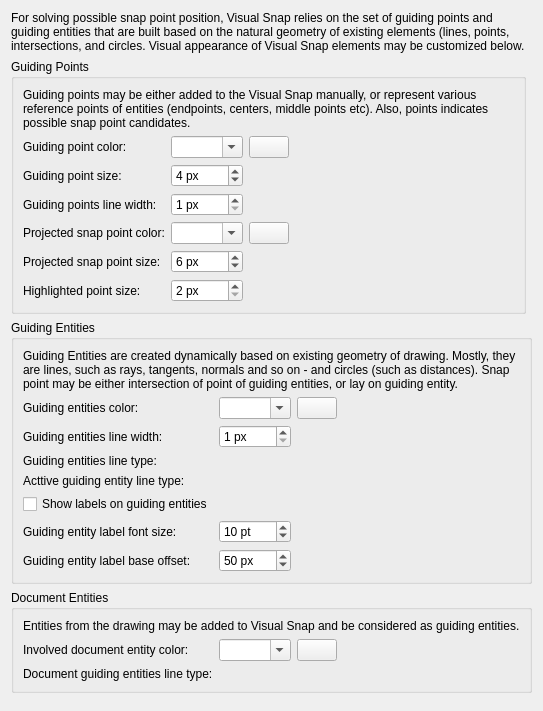
<?xml version="1.0" encoding="UTF-8"?>
<ui version="4.0">
 <class>LC_SettingsPageSnapVisualAppearance</class>
 <widget class="QWidget" name="LC_SettingsPageSnapVisualAppearance">
  <property name="geometry">
   <rect>
    <x>0</x>
    <y>0</y>
    <width>533</width>
    <height>711</height>
   </rect>
  </property>
  <layout class="QGridLayout" name="gridLayout_2">
   <item row="5" column="0">
    <spacer name="verticalSpacer">
     <property name="orientation">
      <enum>Qt::Orientation::Vertical</enum>
     </property>
     <property name="sizeHint" stdset="0">
      <size>
       <width>0</width>
       <height>0</height>
      </size>
     </property>
    </spacer>
   </item>
   <item row="4" column="0" colspan="2">
    <widget class="QGroupBox" name="groupBox_3">
     <property name="title">
      <string>Document Entities</string>
     </property>
     <layout class="QGridLayout" name="gridLayout_5">
      <item row="2" column="1">
       <widget class="QG_LineTypeBox" name="wDocGuidingEntityLineType" native="true">
        <property name="toolTip">
         <string>Document Guiding Entities Line Type

Line type for document entities that are part of Visual Snap</string>
        </property>
       </widget>
      </item>
      <item row="1" column="1">
       <widget class="QComboBox" name="cbColorVisualSnapDocumentEntity">
        <property name="toolTip">
         <string>Document Entity Color

Color of document entities, explicitly added to Visual Snap.</string>
        </property>
        <property name="editable">
         <bool>true</bool>
        </property>
       </widget>
      </item>
      <item row="1" column="2">
       <widget class="LC_ColorButton" name="pbVisualSnapDocEntitiesColor">
        <property name="toolTip">
         <string>Document Entity

Click to select color.</string>
        </property>
       </widget>
      </item>
      <item row="1" column="3">
       <spacer name="horizontalSpacer_3">
        <property name="orientation">
         <enum>Qt::Orientation::Horizontal</enum>
        </property>
        <property name="sizeHint" stdset="0">
         <size>
          <width>40</width>
          <height>20</height>
         </size>
        </property>
       </spacer>
      </item>
      <item row="1" column="0">
       <widget class="QLabel" name="label_58">
        <property name="text">
         <string>Involved document entity color:</string>
        </property>
        <property name="buddy">
         <cstring>cbColorVisualSnapDocumentEntity</cstring>
        </property>
       </widget>
      </item>
      <item row="2" column="0">
       <widget class="QLabel" name="label_5">
        <property name="text">
         <string>Document guiding entities line type:</string>
        </property>
       </widget>
      </item>
      <item row="0" column="0" colspan="4">
       <widget class="QLabel" name="label_7">
        <property name="text">
         <string>Entities from the drawing may be added to Visual Snap and be considered as guiding entities.</string>
        </property>
       </widget>
      </item>
     </layout>
    </widget>
   </item>
   <item row="0" column="0" colspan="2">
    <widget class="QLabel" name="label">
     <property name="text">
      <string>For solving possible snap point position, Visual Snap relies on the set of guiding points and guiding entities that are built based on the natural geometry of existing elements (lines, points, intersections, and circles. Visual appearance of Visual Snap elements may be customized below.</string>
     </property>
     <property name="wordWrap">
      <bool>true</bool>
     </property>
    </widget>
   </item>
   <item row="2" column="0" colspan="2">
    <widget class="QGroupBox" name="groupBox">
     <property name="title">
      <string>Guiding Entities</string>
     </property>
     <layout class="QGridLayout" name="gridLayout_3">
      <item row="3" column="1">
       <widget class="QG_LineTypeBox" name="wGuidingEntityLineType" native="true">
        <property name="toolTip">
         <string>Guiding Entities Line Type

Line type for guiding entities that are part of Visual Snap</string>
        </property>
       </widget>
      </item>
      <item row="4" column="0">
       <widget class="QLabel" name="label_5">
        <property name="text">
         <string>Acttive guiding entity line type:</string>
        </property>
        <property name="buddy">
         <cstring>wActiveGuidingEntityLineType</cstring>
        </property>
       </widget>
      </item>
      <item row="4" column="1">
       <widget class="QG_LineTypeBox" name="wActiveGuidingEntityLineType" native="true">
        <property name="toolTip">
         <string>Active Guiding Entities Line Type

Line type for active guiding line that are part of Visual Snap</string>
        </property>
       </widget>
      </item>
      <item row="3" column="0">
       <widget class="QLabel" name="label_5">
        <property name="text">
         <string>Guiding entities line type:</string>
        </property>
       </widget>
      </item>
      <item row="1" column="2">
       <widget class="LC_ColorButton" name="pbVisualSnapGuideEntitiesColor">
        <property name="toolTip">
         <string>Guiding Entities

Click to select color.</string>
        </property>
       </widget>
      </item>
      <item row="6" column="0">
       <widget class="QLabel" name="label_65">
        <property name="text">
         <string>Guiding entity label font size:</string>
        </property>
        <property name="buddy">
         <cstring>sbVisualSnapGuidingLabelsFontSize</cstring>
        </property>
       </widget>
      </item>
      <item row="1" column="1">
       <widget class="QComboBox" name="cbColorVisualSnapGuideEntities">
        <property name="toolTip">
         <string>Guiding Entities Color

Color for guiding entities used in Visual Snap.</string>
        </property>
        <property name="editable">
         <bool>true</bool>
        </property>
       </widget>
      </item>
      <item row="2" column="0">
       <widget class="QLabel" name="label_2">
        <property name="text">
         <string>Guiding entities line width:</string>
        </property>
       </widget>
      </item>
      <item row="5" column="0">
       <widget class="QCheckBox" name="cbVSShowLabelsOnGuides">
        <property name="toolTip">
         <string>Show Guiding Entities Labels

If enabled, labels for visual snap guiding entities will be snown.
Otherwise - no labels.</string>
        </property>
        <property name="text">
         <string>Show labels on guiding entities</string>
        </property>
       </widget>
      </item>
      <item row="7" column="0">
       <widget class="QLabel" name="label_66">
        <property name="text">
         <string>Guiding entity label base offset:</string>
        </property>
        <property name="buddy">
         <cstring>sbVSGuidingEntityLabelOffset</cstring>
        </property>
       </widget>
      </item>
      <item row="6" column="1">
       <widget class="QSpinBox" name="sbVisualSnapGuidingLabelsFontSize">
        <property name="toolTip">
         <string>Labels Font Size

Size of font, in points, used for displaying labels for guiding entities.</string>
        </property>
        <property name="suffix">
         <string> pt</string>
        </property>
        <property name="minimum">
         <number>4</number>
        </property>
        <property name="maximum">
         <number>24</number>
        </property>
        <property name="value">
         <number>10</number>
        </property>
       </widget>
      </item>
      <item row="2" column="1">
       <widget class="QSpinBox" name="sbGuidingEntitiesLineWidth">
        <property name="toolTip">
         <string>Guiding Entities Line Width

Defines screen width for guiding entities (in pixels).</string>
        </property>
        <property name="suffix">
         <string> px</string>
        </property>
        <property name="minimum">
         <number>1</number>
        </property>
        <property name="maximum">
         <number>6</number>
        </property>
       </widget>
      </item>
      <item row="1" column="0">
       <widget class="QLabel" name="label_43">
        <property name="text">
         <string>Guiding entities color:</string>
        </property>
        <property name="buddy">
         <cstring>cbColorVisualSnapGuideEntities</cstring>
        </property>
       </widget>
      </item>
      <item row="1" column="3">
       <spacer name="horizontalSpacer">
        <property name="orientation">
         <enum>Qt::Orientation::Horizontal</enum>
        </property>
        <property name="sizeHint" stdset="0">
         <size>
          <width>0</width>
          <height>0</height>
         </size>
        </property>
       </spacer>
      </item>
      <item row="7" column="1">
       <widget class="QSpinBox" name="sbVSGuidingEntityLabelOffset">
        <property name="toolTip">
         <string>Labels Offset

Offset of the guiding label from projected snap point, in pixels.</string>
        </property>
        <property name="suffix">
         <string> px</string>
        </property>
        <property name="maximum">
         <number>200</number>
        </property>
        <property name="value">
         <number>50</number>
        </property>
       </widget>
      </item>
      <item row="0" column="0" colspan="4">
       <widget class="QLabel" name="label_4">
        <property name="text">
         <string>Guiding Entities are created dynamically based on existing geometry of drawing. Mostly, they are lines, such as rays, tangents, normals and so on - and circles (such as distances). Snap point may be either intersection of point of guiding entities, or lay on guiding entity.</string>
        </property>
        <property name="wordWrap">
         <bool>true</bool>
        </property>
       </widget>
      </item>
     </layout>
    </widget>
   </item>
   <item row="1" column="0">
    <widget class="QGroupBox" name="groupBox_2">
     <property name="title">
      <string>Guiding Points</string>
     </property>
     <layout class="QGridLayout" name="gridLayout_4">
      <item row="4" column="0">
       <widget class="QLabel" name="label_57">
        <property name="text">
         <string>Projected snap point color:</string>
        </property>
        <property name="buddy">
         <cstring>cbColorVisualSnapProjectedSnap</cstring>
        </property>
       </widget>
      </item>
      <item row="3" column="0">
       <widget class="QLabel" name="label_6">
        <property name="text">
         <string>Guiding points line width:</string>
        </property>
        <property name="buddy">
         <cstring>sbGuidingPointsLIneWidth</cstring>
        </property>
       </widget>
      </item>
      <item row="5" column="1">
       <widget class="QSpinBox" name="sbVisualSnapProjectedSnapSize">
        <property name="toolTip">
         <string>Projected Snap Point

Size of marker for projected snap point (like intersection), in pixels.</string>
        </property>
        <property name="suffix">
         <string> px</string>
        </property>
        <property name="minimum">
         <number>2</number>
        </property>
        <property name="maximum">
         <number>24</number>
        </property>
        <property name="value">
         <number>6</number>
        </property>
       </widget>
      </item>
      <item row="3" column="1">
       <widget class="QSpinBox" name="sbGuidingPointsLIneWidth">
        <property name="toolTip">
         <string>Guiding Points Line Width

Screen width (in pixels) for guiding points that are part of Visual Snap solution.</string>
        </property>
        <property name="suffix">
         <string> px</string>
        </property>
        <property name="minimum">
         <number>1</number>
        </property>
        <property name="maximum">
         <number>6</number>
        </property>
       </widget>
      </item>
      <item row="3" column="3">
       <spacer name="horizontalSpacer_2">
        <property name="orientation">
         <enum>Qt::Orientation::Horizontal</enum>
        </property>
        <property name="sizeHint" stdset="0">
         <size>
          <width>40</width>
          <height>20</height>
         </size>
        </property>
       </spacer>
      </item>
      <item row="1" column="0">
       <widget class="QLabel" name="label_44">
        <property name="text">
         <string>Guiding point color:</string>
        </property>
        <property name="buddy">
         <cstring>cbColorVisualSnapVertexes</cstring>
        </property>
       </widget>
      </item>
      <item row="6" column="1">
       <widget class="QSpinBox" name="sbVisualSnapHighlightedVertexSize">
        <property name="toolTip">
         <string>Higlighted Guiding Point

Size of the marker used to draw guiding point
that is added to visual snap system.</string>
        </property>
        <property name="suffix">
         <string> px</string>
        </property>
        <property name="minimum">
         <number>2</number>
        </property>
        <property name="maximum">
         <number>24</number>
        </property>
       </widget>
      </item>
      <item row="4" column="1">
       <widget class="QComboBox" name="cbColorVisualSnapProjectedSnap">
        <property name="toolTip">
         <string>Projected Snap Point

Color of possible projected snap point.</string>
        </property>
        <property name="editable">
         <bool>true</bool>
        </property>
       </widget>
      </item>
      <item row="5" column="0">
       <widget class="QLabel" name="label_54">
        <property name="text">
         <string>Projected snap point size:</string>
        </property>
        <property name="buddy">
         <cstring>sbVisualSnapProjectedSnapSize</cstring>
        </property>
       </widget>
      </item>
      <item row="1" column="2">
       <widget class="LC_ColorButton" name="pbVisualSnapVertexesColor">
        <property name="toolTip">
         <string>Guiding Points

Click to select color.</string>
        </property>
       </widget>
      </item>
      <item row="2" column="1">
       <widget class="QSpinBox" name="sbVisualSnapVertexSize">
        <property name="toolTip">
         <string>Guding Point Size

Size of marker for visual snap guiding points, in pixels.</string>
        </property>
        <property name="suffix">
         <string> px</string>
        </property>
        <property name="minimum">
         <number>2</number>
        </property>
        <property name="maximum">
         <number>24</number>
        </property>
        <property name="value">
         <number>4</number>
        </property>
       </widget>
      </item>
      <item row="6" column="0">
       <widget class="QLabel" name="label_55">
        <property name="text">
         <string>Highlighted point size:</string>
        </property>
        <property name="buddy">
         <cstring>sbVisualSnapHighlightedVertexSize</cstring>
        </property>
       </widget>
      </item>
      <item row="4" column="2">
       <widget class="LC_ColorButton" name="pbVisualSnapProjectedSnapColor">
        <property name="toolTip">
         <string>Projected Snap Point

Click to select color.</string>
        </property>
       </widget>
      </item>
      <item row="2" column="0">
       <widget class="QLabel" name="label_45">
        <property name="text">
         <string>Guiding point size:</string>
        </property>
        <property name="buddy">
         <cstring>sbVisualSnapVertexSize</cstring>
        </property>
       </widget>
      </item>
      <item row="1" column="1">
       <widget class="QComboBox" name="cbColorVisualSnapVertexes">
        <property name="toolTip">
         <string>Guiding Point Color

Color of guiding points in visual snap.</string>
        </property>
        <property name="editable">
         <bool>true</bool>
        </property>
       </widget>
      </item>
      <item row="0" column="0" colspan="4">
       <widget class="QLabel" name="label_3">
        <property name="text">
         <string>Guiding points may be either added to the Visual Snap manually, or represent various reference points of entities (endpoints, centers, middle points etc). Also, points indicates possible snap point candidates.</string>
        </property>
        <property name="wordWrap">
         <bool>true</bool>
        </property>
       </widget>
      </item>
     </layout>
    </widget>
   </item>
  </layout>
 </widget>
 <customwidgets>
  <customwidget>
   <class>LC_ColorButton</class>
   <extends>QPushButton</extends>
   <header>lc_color_button.h</header>
  </customwidget>
  <customwidget>
   <class>QG_LineTypeBox</class>
   <extends>QWidget</extends>
   <header>qg_linetypebox.h</header>
  </customwidget>
 </customwidgets>
 <resources/>
 <connections/>
</ui>
